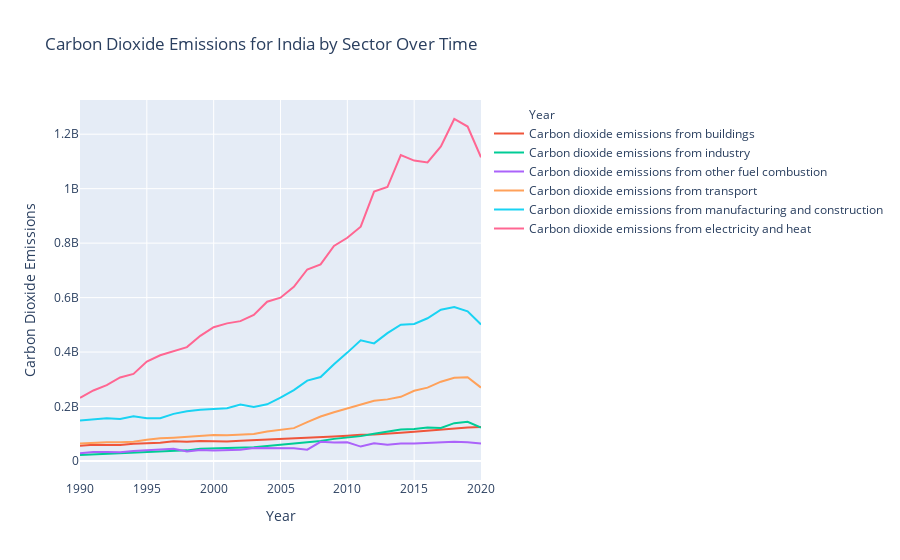

Notebook cell for this chart:
### Markdown cell above
### According to Sector

### Code cell
df_india = df_sector[df_sector['Entity'] == 'India']

# Get the years
years = df_india['Year'].unique()

# Exclude 'Carbon dioxide emissions from land use change and forestry' column
df_india_filtered = df_india.drop(columns='Carbon dioxide emissions from land use change and forestry')

# Plotting the interactive graph
fig = go.Figure()

# Loop through each parameter and add a trace for it
for column in df_india_filtered.columns[2:]:  # Exclude 'Entity' and 'Year' columns
    if column == 'Year':
        fig.add_trace(go.Scatter(x=years, y=df_india_filtered[column], mode='lines', name=column, 
                                 line=dict(color='rgba(0,0,0,0)')))  # Transparent line color for year
    else:
        fig.add_trace(go.Scatter(x=years, y=df_india_filtered[column], mode='lines', name=column))

# Customize layout
fig.update_layout(title='Carbon Dioxide Emissions for India by Sector Over Time',
                  xaxis_title='Year',
                  yaxis_title='Carbon Dioxide Emissions',
                  hovermode='x')

# Show the interactive graph
fig.show()
